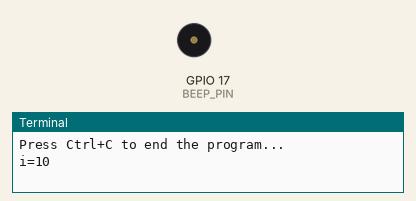
Simulated run of this program. Board: Raspberry Pi (BCM pin numbers). Parts: buzzer (waves = sounding, pin HIGH), the last lines printed to the terminal.

Above: at 0.1 s.
At 36.1 s:
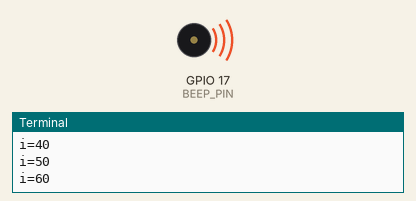
Timing chart, 0 to 37.6 s (numbered marks = the images above):
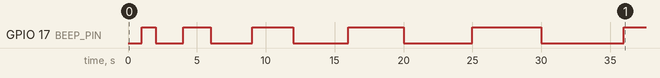

The program:

06_beep.py
```python
#!/usr/bin/env python
import RPi.GPIO as GPIO
import time

BEEP_PIN = 17    # GPIO.0 / BCM 17 / Physical 11

def setup():
	GPIO.setmode(GPIO.BCM)           # Numbers GPIOs by BCM location
	GPIO.setup(BEEP_PIN, GPIO.OUT)   # Set BeepPin's mode is output
	GPIO.output(BEEP_PIN, GPIO.HIGH) # Set BeepPin high(+3.3V) to off beep

def loop():
    while True:
        for i in range(10,100,10):
            print "i=%d" % (i)
            GPIO.output(BEEP_PIN, GPIO.LOW)
            time.sleep(i/10)
            GPIO.output(BEEP_PIN, GPIO.HIGH)
            time.sleep(i/10)

def destroy():
	GPIO.output(BEEP_PIN, GPIO.HIGH)    # beep off
	GPIO.cleanup()                      # Release resource

if __name__ == '__main__':     # Program start from here
	print 'Press Ctrl+C to end the program...'
	setup()
	try:
		loop()
	except KeyboardInterrupt:
		destroy()
```

Measured:
- by itself, GPIO 17 (BEEP_PIN): LOW → HIGH at 1.0 s, → LOW 1.0 s later, → HIGH 2.0 s later, → LOW 2.0 s later, … (11 changes in this stretch)
